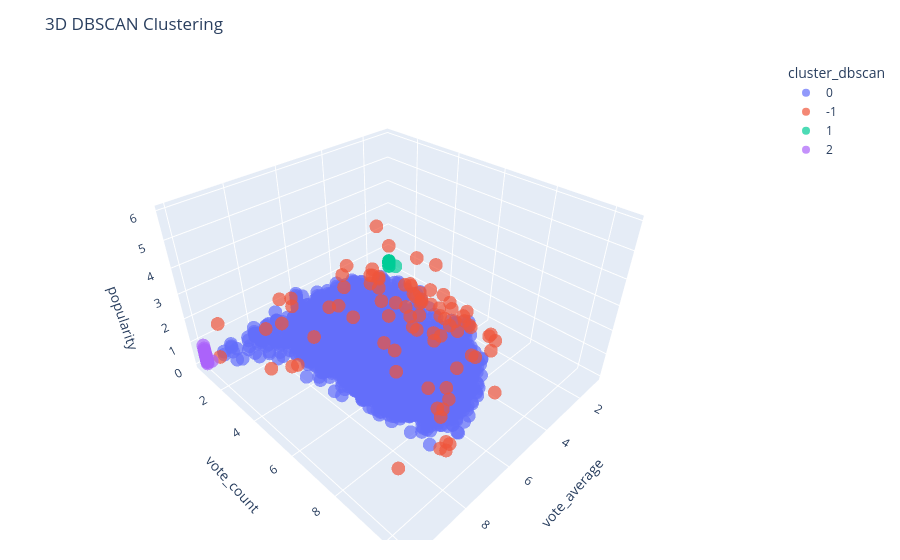

The cell this chart's notebook holds for it:
### Code cell
# DBSCAN Clustering:
dbscan = DBSCAN(eps=0.5, min_samples=5)
dbscan_labels = dbscan.fit_predict(X)

data_clean['cluster_dbscan'] = dbscan_labels.astype(str)

fig = px.scatter_3d(
    data_clean,
    x='vote_average',
    y='vote_count',
    z='popularity',
    color='cluster_dbscan',
    title='3D DBSCAN Clustering',
    opacity=0.7
)

fig.update_layout(margin=dict(l=20, r=20, b=20, t=60))
fig.show()

sil_score = silhouette_score(X, dbscan_labels)
db_score = davies_bouldin_score(X, dbscan_labels)
dunn_score = dunn_index(X, dbscan_labels)
cal_score = calinski_harabasz_score(X, dbscan_labels)
print(f"DBSCAN Clustering Metrics:\n"
      f"Silhouette Score: {sil_score:.4f}\n"
      f"Davies-Bouldin Score: {db_score:.4f}\n"
      f"Dunn Index: {dunn_score:.4f}\n"
      f"Calinski-Harabasz Score: {cal_score:.4f}")

### Figure 1 — Plotly figure (JSON) as saved in the notebook; plotly's stock layout.template omitted (floating-point values rounded to 4 significant figures; data arrays with more than 128 entries replaced by an {"elided": "..."} marker saying what was removed)
{"data": [{"hovertemplate": "cluster_dbscan=0<br>vote_average=%{x}<br>vote_count=%{y}<br>popularity=%{z}<extra></extra>", "legendgroup": "0", "marker": {"color": "#636efa", "opacity": 0.7, "symbol": "circle"}, "mode": "markers", "name": "0", "scene": "scene", "showlegend": true, "type": "scatter3d", "x": {"elided": "9828 float values"}, "y": {"elided": "9828 float values"}, "z": {"elided": "9828 float values"}}, {"hovertemplate": "cluster_dbscan=-1<br>vote_average=%{x}<br>vote_count=%{y}<br>popularity=%{z}<extra></extra>", "legendgroup": "-1", "marker": {"color": "#EF553B", "opacity": 0.7, "symbol": "circle"}, "mode": "markers", "name": "-1", "scene": "scene", "showlegend": true, "type": "scatter3d", "x": [4.6, 4.364, 7.52, 7.888, 8.489, 7.442, 8.276, 5.359, 6.495, 6.469, 3.292, 7.772, 5.938, 4.635, 5.215, 3.1, 5.992, 3.2, 8.451, 5.781, 3.168, 2.903, 4.8, 3.514, 8.382, 6.01, 2.8, 7.244, 5.881, 2.2, 2.7, 8.4, 6.061, 7.101, 7.002, 7.027, 6.5, 2, 7.296, 2, 2.412, 7.7, 5.836, 2.8, 5.381, 2.5, 6.245, 1.899, 4.425, 6.109, 3, 5.447, 5.977, 5.076, 1, 8.286, 7, 6.7, 2, 1.8, 5.918, 8.235, 6.5, 5.971, 2.5, 6.307, 1.8, 7.742, 6.053, 6.092, 5.9, 9.5, 7.371, 2, 6.593, 7.206, 9.5, 2, 4, 4.5, 8.8, 2.079, 2.5, 6.4, 6.5, 2], "y": [8.127, 8.537, 8.48, 7.961, 10.26, 9.36, 8.407, 7.33, 8.369, 7.45, 6.764, 7.432, 8.39, 8.3, 7.26, 5.979, 6.105, 6.428, 8.675, 5.136, 6.961, 7.642, 5.817, 4.663, 3.951, 5.489, 4.727, 4.868, 6.43, 3.761, 4.143, 3.611, 8.277, 5.366, 9.355, 9.241, 6.314, 1.099, 9.467, 3.135, 4.454, 2.197, 8.309, 5.485, 3.091, 3.466, 8.349, 4.97, 8.711, 8.088, 3.912, 7.099, 9.81, 5.606, 0.6931, 2.079, 1.099, 3.664, 1.099, 4.543, 9.969, 10.32, 1.099, 8.803, 1.099, 5.649, 3.296, 4.111, 8.756, 9.009, 8.227, 0.6931, 8.875, 0.6931, 8.187, 7.967, 1.099, 2.944, 1.099, 6.38, 2.944, 3.664, 1.099, 4.143, 1.099, 0.6931], "z": [1.649, 2.532, 4.963, 3.721, 4.326, 0.608, 3.496, 3.488, 3.658, 3.342, 1.588, 3.604, 3.874, 1.702, 3.085, 0.8479, 3.384, 0.8976, 0.01242, 3.379, 1.351, 1.266, 2.897, 3.315, 0.9986, 3.152, 1.659, 3.282, 3.338, 0.4652, 0.7077, 0.7251, 0.4047, 3.03, 0.4341, 0.4577, 3.262, 0.1176, 0.4914, 0.3266, 0.6628, 1.39, 0.6984, 0.739, 3.131, 1.103, 0.2478, 0.7567, 2.088, 0.3393, 0.1133, 0.09704, 4.017, 3.38, 1.162, 1.405, 1.523, 2.33, 0.2043, 0.8663, 2.199, 4.812, 1.314, 4.446, 0.519, 5.97, 0.3537, 1.9, 4.314, 4.159, 4.202, 0.03305, 4.283, 0.09185, 3.71, 4.14, 1.751, 0.714, 1.213, 4.218, 0.4581, 0.2336, 0.1048, 3.221, 0.9505, 0.4168]}, {"hovertemplate": "cluster_dbscan=1<br>vote_average=%{x}<br>vote_count=%{y}<br>popularity=%{z}<extra></extra>", "legendgroup": "1", "marker": {"color": "#00cc96", "opacity": 0.7, "symbol": "circle"}, "mode": "markers", "name": "1", "scene": "scene", "showlegend": true, "type": "scatter3d", "x": [1, 1, 1, 1, 1, 1, 1, 1, 1, 1], "y": [0.6931, 0.6931, 0.6931, 0.6931, 1.099, 0.6931, 0.6931, 0.6931, 0.6931, 0.6931], "z": [0.3025, 0.3719, 0.3374, 0.3926, 0.3039, 0.1306, 0.1635, 0.2945, 0.3987, 0.2839]}, {"hovertemplate": "cluster_dbscan=2<br>vote_average=%{x}<br>vote_count=%{y}<br>popularity=%{z}<extra></extra>", "legendgroup": "2", "marker": {"color": "#ab63fa", "opacity": 0.7, "symbol": "circle"}, "mode": "markers", "name": "2", "scene": "scene", "showlegend": true, "type": "scatter3d", "x": [10, 10, 10, 10, 10, 10, 10, 10, 10, 10, 10, 10, 10, 10, 10, 10, 10, 10, 10, 10, 10, 10, 10, 10, 10, 10, 10, 10, 10], "y": [0.6931, 0.6931, 0.6931, 0.6931, 0.6931, 0.6931, 0.6931, 0.6931, 0.6931, 0.6931, 0.6931, 0.6931, 0.6931, 0.6931, 0.6931, 0.6931, 0.6931, 0.6931, 0.6931, 0.6931, 0.6931, 0.6931, 0.6931, 0.6931, 1.099, 0.6931, 0.6931, 0.6931, 0.6931], "z": [0.4588, 0.2657, 0.2869, 0.6394, 0.2205, 0.726, 0.2054, 0.157, 0.28, 0.3929, 0.1648, 0.8631, 0.4833, 0.4408, 0.4573, 0.1555, 0.3471, 0.6568, 0.1949, 0.3261, 0.1001, 0.2675, 0.262, 0.5687, 0.4019, 0.3248, 0.1042, 0.2055, 0.03961]}], "layout": {"legend": {"title": {"text": "cluster_dbscan"}, "tracegroupgap": 0}, "margin": {"b": 20, "l": 20, "r": 20, "t": 60}, "scene": {"domain": {"x": [0, 1], "y": [0, 1]}, "xaxis": {"title": {"text": "vote_average"}}, "yaxis": {"title": {"text": "vote_count"}}, "zaxis": {"title": {"text": "popularity"}}}, "title": {"text": "3D DBSCAN Clustering"}}}
